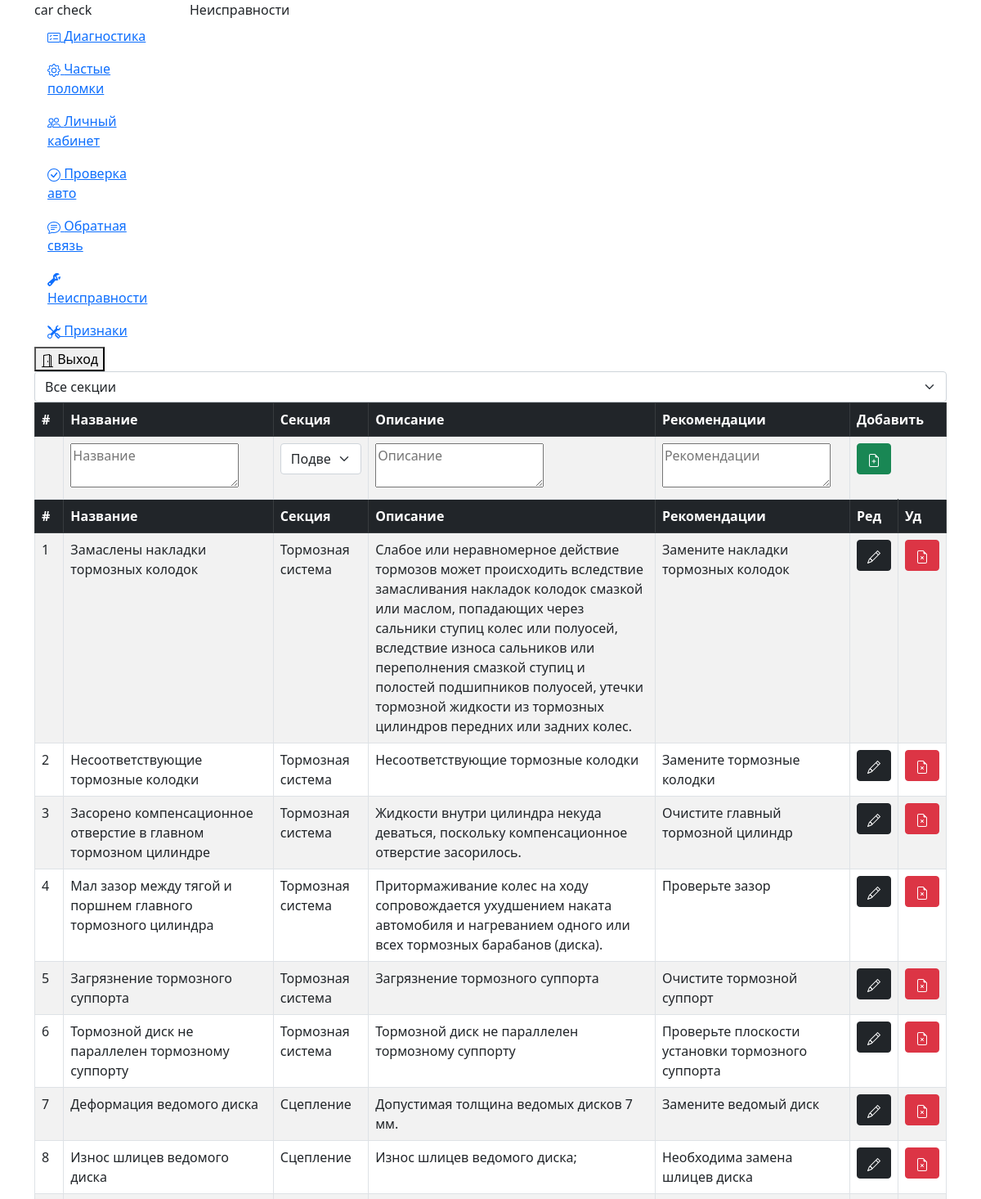
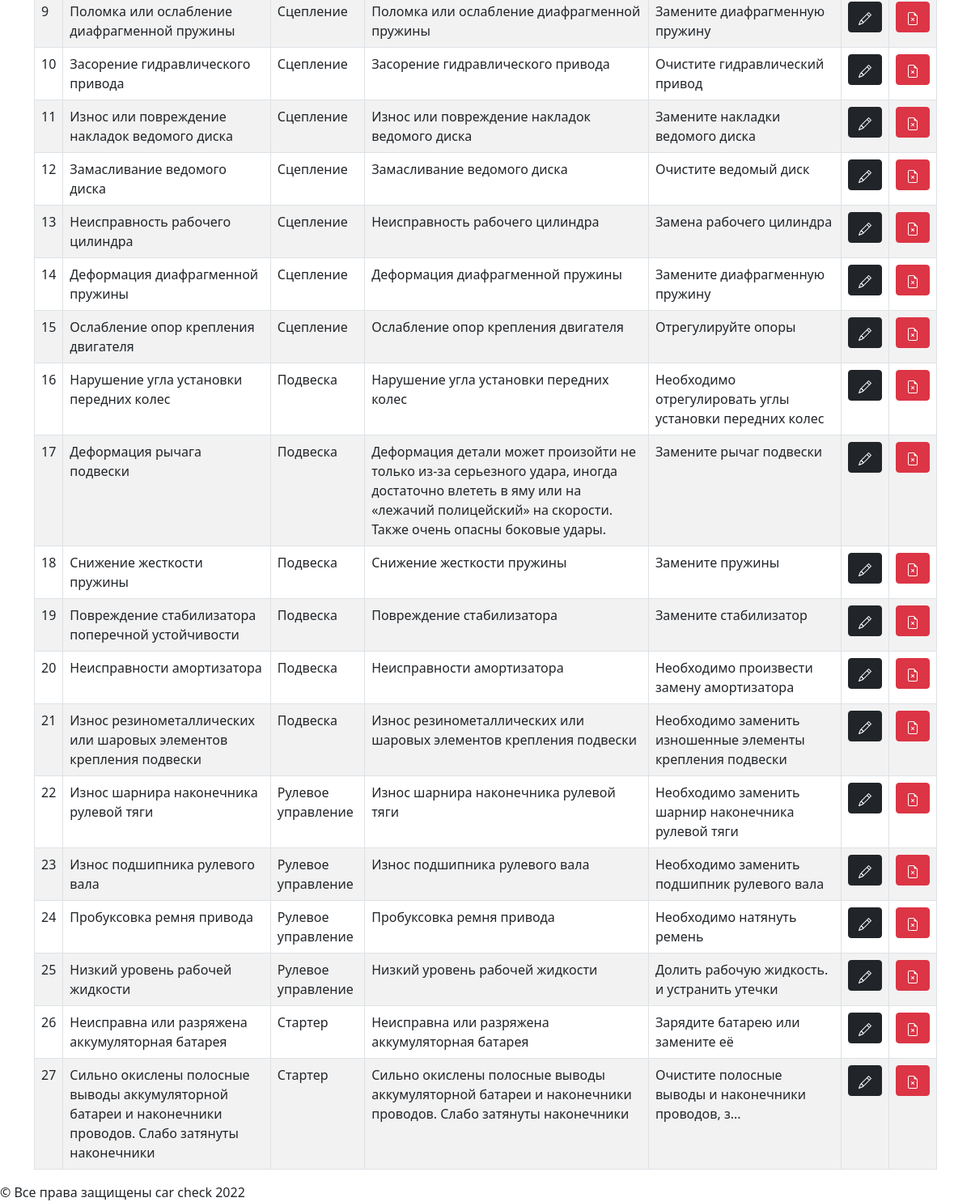
/?page=malfunctions&page-type=malfunctions (signed in), run on the app's committed database (2 pictures, top to bottom).
### tables this page shows
CREATE TABLE `malfunction_results` (
  `id` int(11) NOT NULL,
  `name` text NOT NULL,
  `section` int(11) NOT NULL,
  `description` text NOT NULL,
  `recommendation` text NOT NULL
);

CREATE TABLE `malfunction_sections` (
  `id` int(11) NOT NULL,
  `name` text NOT NULL,
  `description` text NOT NULL
);

### controller/controller.php (called while the page is built, shortened)
<?php
    if ($_COOKIE['user'])
    {
        $USERS = new users();
        $user = $USERS->users();
    }
    if (($_GET['page'] == 'malfunctions') && ($user['status'] == '1'))
    {
        require_once ($_SERVER['DOCUMENT_ROOT']."/method/malfunctions.php");
        $INFO = new malfunctions();
        list($systemData, $sectionList) = $INFO->getInfo($_POST['section-select']);
    }
?>

### method/malfunctions.php (called while the page is built, shortened)
<?php
class malfunctions
{
    private $CRUD;
    private $section;
    function __construct()
    {
        require_once ($_SERVER['DOCUMENT_ROOT']."/method/connection.php");
        $this->CRUD = new connection();
    }
    function getInfo($section = '')
    {
        $result = array();
        if ($_GET['page-type'] == 'malfunctions')
        { $mysqli = $this->CRUD->select("malfunction_results.id, malfunction_results.name, malfunction_results.section as section_id, malfunction_sections.name as section, malfunction_results.description, malfunction_results.recommendation", "malfunction_results, malfunction_sections", "malfunction_sections.id = malfunction_results.section", "", "", "", "", ""); }
        if ($mysqli != '')
        {
            $count = 0;
            while ($array = mysqli_fetch_array($mysqli))
            {
                $this->section[$array['section_id']] = $array['section'];
                if (($section == '') || (!is_numeric($section)) || ($section == $array['section_id']))
                {
                    $result[$count]['name'] = $array['name'];
                    $result[$count]['section'] = $array['section'];
                    $result[$count]['description'] = $array['description'];
                    if ($_GET['page-type'] == 'malfunctions') { $result[$count]['recommendation'] = $array['recommendation']; }
                    elseif ($_GET['page-type'] == 'signs')
                    {
                        $result[$count]['result']['id'] = $array['result_id'];
                        $result[$count]['result']['name'] = $array['result'];
                    }
                    $result[$count]['id'] = $array['id'];
                    $count++;
                }
            }
            asort($this->section);
        }
        return array($result, $this->section);
    }
}

### method/connection.php (called while the page is built, shortened)
<?php
    class connection
    {
        public $mysqli;
        function __construct()
        {
            $connection = parse_ini_file($_SERVER['DOCUMENT_ROOT']."/sys/connection.ini");
            $mysqli = $this->mysqli = new mysqli("{$connection['hostname']}","{$connection['username']}","{$connection['password']}","{$connection['database']}");
        }
        function select($value, $table, $where = '1', $groupBy = '', $having = '', $order = '', $limit = '',  $report = '0')
        {
            $result = $this->mysqli->query("SELECT {$value} FROM {$table} WHERE {$where} {$groupBy} {$having} {$order} {$limit};");
            return $result;
        }
    }
?>

### view/malfunctions.php (the view, shortened to what this page needs)
<?php
    if ($_GET['page-type'] == 'malfunctions') { $cellValue = 'Рекомендации'; }
    elseif ($_GET['page-type'] == 'signs') { $cellValue = 'Результат'; }
?>
<div class = 'malfunctions'>
        <div class = 'row'>
            <div class = 'col'>
                <div class = 'select-div'>
                    <form method = "post">
                        <select class = 'form-select' name = 'section-select' onchange = 'form.submit()'>
                            <option>Все секции</option>
                        </select>
                    </form>
                </div>
            </div>
        </div>
        <div class = 'row'>
            <div class = 'col'>
                <table class = 'table table-bordered table-striped table-hover'>
                    <thead class = 'table-dark'>
                        <tr>
                            <th>#</th>
                            <th>Название</th>
                            <th>Секция</th>
                            <th>Описание</th>
                            <th><?= $cellValue ?></th>
                            <th colspan = '2'>Добавить</th>
                        </tr>
                    </thead>
                    <tbody>
                    <form method = "post">
                        <tr>
                            <th></th>
                            <th><textarea name = 'name' placeholder = 'Название'></textarea></th>
                            <th>
                                <select class = 'form-select' name = 'section'>
                                    <?php foreach ($sectionList as $key => $value) { ?>
                                    <option <?= $selected[$key] ?> value = '<?= $key ?>'><?= $value ?></option>
                                    <?php } ?>
                                </select>
                            </th>
                            <th><textarea name = 'description' placeholder = 'Описание'></textarea></th>
                            <th>
                                <?php if ($_GET['page-type'] == 'malfunctions') { ?>
                                <textarea name = 'recommendation' placeholder = 'Рекомендации'></textarea>
                                <?php } ?>
                            </th>
                            <th colspan = '2'>
                                <button type = 'submit' name = 'data-add' class = 'btn btn-success'>
                                </button>
                            </th>
                        </tr>
                    </form>
                    <tr class = 'table-dark'>
                        <th>#</th>
                        <th>Название</th>
                        <th>Секция</th>
                        <th>Описание</th>
                        <th><?= $cellValue ?></th>
                        <th>Ред</th>
                        <th>Уд</th>
                    </tr>
                    <?php if ($systemData != '') { $count = 0; foreach ($systemData as $key => $value)
                    { $count++; if (($_POST['hid'] == $value['id']) && (!isset($_POST['data-update']))) { $editActive[$key] = true; } ?>
                    <tr>
                        <form method = "post">
                            <td class = 'count'><?= $count ?></td>
                            <?php foreach ($value as $key2 => $value2) { if ($key2 != 'id') { ?>
                            <td>
                                <?php if (($key2 != 'count') && ($editActive[$key] == true)) { if (($key2 != 'section') && ($key2 != 'result')) { ?>
                                <textarea name = '<?= $key2 ?>'><?= $value2 ?></textarea>
                                <?php } else { if ($key2 == 'section') { ?>
                                <select class = 'form-select' name = 'section'>
                                    <?php foreach ($sectionList as $key0 => $value0) { if ($value2 == $value0) { $selected[$key0] = 'selected'; } ?>
                                     <option <?= $selected[$key0] ?> value = '<?= $key0 ?>'><?= $value0 ?></option>
                                    <?php } ?>
                                </select>
                                <?php } elseif ($key2 == 'result') { ?>
                                <select class = 'form-select' name = 'result'>
                                    <?php foreach ($systemData as $key0 => $value0) {  if ($value['result']['id'] == $value0['result']['id']) { $selectedResult[$key0] = 'selected'; }  ?>
                                    <option <?= $selectedResult[$key0] ?> value = '<?= $value0['result']['id'] ?>'><?= $value0['result']['name'] ?></option>
                                <?php } ?>
                                </select>
                                <?php } } } else
                                {
                                    echo $value2;
                                } ?>
                            </td>
                            <?php } else {
                                if ($editActive[$key] == false)
                                { $btn[$key]['bg'] = 'btn-dark'; $btn[$key]['name'] = ''; $btn[$key]['del'] = ''; }
                                else { $btn[$key]['bg'] = 'btn-success'; $btn[$key]['name'] = 'data-update'; $btn[$key]['del'] = 'btn-danger-active'; } ?>
                            <td>
                                <button type = 'submit' name = '<?= $btn[$key]['name'] ?>' class = 'btn <?= $btn[$key]['bg'] ?>'>
                                </button>
                            </td>
                            <td>
                                <button type = 'submit' name = 'data-del' class = 'btn btn-danger <?= $btn[$key]['del'] ?>'>
                                </button>
                            </td>
                            <?php } } ?>
                        </form>
                    </tr>
                    <?php } } ?>
                    </tbody>
                </table>
            </div>
        </div>
</div>

### data on the page
malfunction_results: name "Замаслены накладки тормозных колодок", malfunction_sections.name "Тормозная система", description "Слабое или неравномерное действие тормозов может происходить вследствие замасливания накладок колодок смазкой или маслом, попадающих через сальники ступиц колес или полуосей, вследствие износа сальников или переполнения смазкой ступиц и полостей подшипников полуосей, утечки тормозной жидкости из тормозных цилиндров передних или задних колес.", recommendation "Замените накладки тормозных колодок"
malfunction_results: name "Несоответствующие тормозные колодки", malfunction_sections.name "Тормозная система", description "Несоответствующие тормозные колодки", recommendation "Замените тормозные колодки"
malfunction_results: name "Засорено компенсационное отверстие в главном тормозном цилиндре", malfunction_sections.name "Тормозная система", description "Жидкости внутри цилиндра некуда деваться, поскольку компенсационное отверстие засорилось.", recommendation "Очистите главный тормозной цилиндр"
malfunction_results: name "Мал зазор между тягой и поршнем главного тормозного цилиндра", malfunction_sections.name "Тормозная система", description "Притормаживание колес на ходу сопровождается ухудшением наката автомобиля и нагреванием одного или всех тормозных барабанов (диска).", recommendation "Проверьте зазор"
malfunction_results: name "Загрязнение тормозного суппорта", malfunction_sections.name "Тормозная система", description "Загрязнение тормозного суппорта", recommendation "Очистите тормозной суппорт"
malfunction_results: name "Тормозной диск не параллелен тормозному суппорту", malfunction_sections.name "Тормозная система", description "Тормозной диск не параллелен тормозному суппорту", recommendation "Проверьте плоскости установки тормозного суппорта"
malfunction_results: name "Деформация ведомого диска", malfunction_sections.name "Сцепление", description "Допустимая толщина ведомых дисков 7 мм.", recommendation "Замените ведомый диск"
malfunction_results: name "Износ шлицев ведомого диска", malfunction_sections.name "Сцепление", description "Износ шлицев ведомого диска;", recommendation "Необходима замена шлицев диска"
malfunction_results: name "Поломка или ослабление диафрагменной пружины", malfunction_sections.name "Сцепление", description "Поломка или ослабление диафрагменной пружины", recommendation "Замените диафрагменную пружину"
malfunction_results: name "Засорение гидравлического привода", malfunction_sections.name "Сцепление", description "Засорение гидравлического привода", recommendation "Очистите гидравлический привод"
malfunction_results: name "Износ или повреждение накладок ведомого диска", malfunction_sections.name "Сцепление", description "Износ или повреждение накладок ведомого диска", recommendation "Замените накладки ведомого диска"
malfunction_results: name "Замасливание ведомого диска", malfunction_sections.name "Сцепление", description "Замасливание ведомого диска", recommendation "Очистите ведомый диск"
malfunction_results: name "Неисправность рабочего цилиндра", malfunction_sections.name "Сцепление", description "Неисправность рабочего цилиндра", recommendation "Замена рабочего цилиндра"
malfunction_results: name "Деформация диафрагменной пружины", malfunction_sections.name "Сцепление", description "Деформация диафрагменной пружины", recommendation "Замените диафрагменную пружину"
malfunction_results: name "Ослабление опор крепления двигателя", malfunction_sections.name "Сцепление", description "Ослабление опор крепления двигателя", recommendation "Отрегулируйте опоры"
malfunction_results: name "Нарушение угла установки передних колес", malfunction_sections.name "Подвеска", description "Нарушение угла установки передних колес", recommendation "Необходимо отрегулировать углы установки передних колес"
malfunction_results: name "Деформация рычага подвески", malfunction_sections.name "Подвеска", description "Деформация детали может произойти не только из-за серьезного удара, иногда достаточно влететь в яму или на «лежачий полицейский» на скорости. Также очень опасны боковые удары.", recommendation "Замените рычаг подвески"
malfunction_results: name "Снижение жесткости пружины", malfunction_sections.name "Подвеска", description "Снижение жесткости пружины", recommendation "Замените пружины"
malfunction_results: name "Повреждение стабилизатора поперечной устойчивости", malfunction_sections.name "Подвеска", description "Повреждение стабилизатора", recommendation "Замените стабилизатор"
malfunction_results: name "Неисправности амортизатора", malfunction_sections.name "Подвеска", description "Неисправности амортизатора", recommendation "Необходимо произвести замену амортизатора"
malfunction_results: name "Износ резинометаллических или шаровых элементов крепления подвески", malfunction_sections.name "Подвеска", description "Износ резинометаллических или шаровых элементов крепления подвески", recommendation "Необходимо заменить изношенные элементы крепления подвески"
malfunction_results: name "Износ шарнира наконечника рулевой тяги", malfunction_sections.name "Рулевое управление", description "Износ шарнира наконечника рулевой тяги", recommendation "Необходимо заменить шарнир наконечника рулевой тяги"
malfunction_results: name "Износ подшипника рулевого вала", malfunction_sections.name "Рулевое управление", description "Износ подшипника рулевого вала", recommendation "Необходимо заменить подшипник рулевого вала"
malfunction_results: name "Пробуксовка ремня привода", malfunction_sections.name "Рулевое управление", description "Пробуксовка ремня привода", recommendation "Необходимо натянуть ремень"
malfunction_results: name "Низкий уровень рабочей жидкости", malfunction_sections.name "Рулевое управление", description "Низкий уровень рабочей жидкости", recommendation "Долить рабочую жидкость. и устранить утечки"
malfunction_results: name "Неисправна или разряжена аккумуляторная батарея", malfunction_sections.name "Стартер", description "Неисправна или разряжена аккумуляторная батарея", recommendation "Зарядите батарею или замените её"
malfunction_results: name "Сильно окислены полосные выводы аккумуляторной батареи и наконечники проводов. Слабо затянуты наконечники", malfunction_sections.name "Стартер", description "Сильно окислены полосные выводы аккумуляторной батареи и наконечники проводов. Слабо затянуты наконечники", recommendation "Очистите полосные выводы и наконечники проводов, з..."

### other printed values
$title "Неисправности"
$cellValue "Рекомендации"
form field section "Подвеска"
